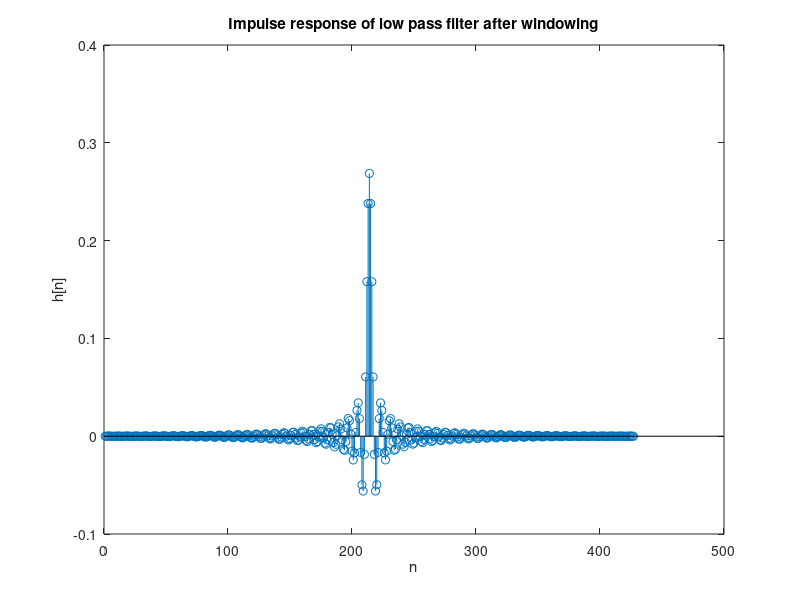

Reproduce this figure in MATLAB. (Note: this script raises an error after producing the figure.)
close all, clear all;
fs = 8000;
ws = 1150*2*pi/fs;
wp = 1000*2*pi/fs;
wc = 0.5*(wp+ws);
tb=(ws-wp)/2; %transition bandwidth
N=(8*pi)/tb;
N=ceil(N);
h=zeros(1,N);
for n=1:N
    h(n)=sin(wc*(n-ceil(N/2)))/(pi*(n-ceil(N/2))); %impulse response of LPF
end
h(ceil(N/2))=wc/pi;

n=1:N;
for i=1:N
    w(i)=0.54-0.46*cos(2*pi.*i/(N-1)); %Hamming window
end
hw=(h.*w); %windowing
figure
stem(hw);
xlabel('n');
ylabel('h[n]');
title('Impulse response of low pass filter after windowing');

fvtool(hw);



